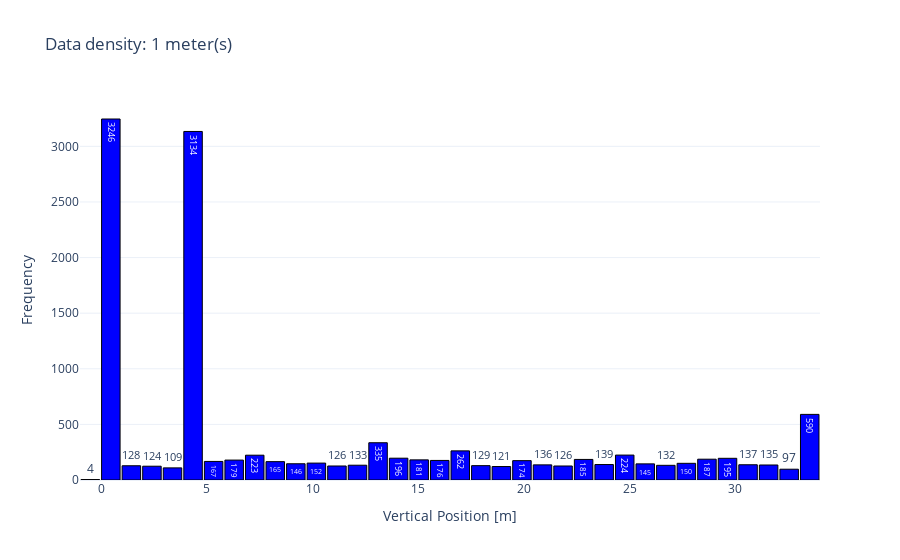

Here is the notebook cell this chart was saved with:
### Code cell
width = 1 # meters

initial_density = analysis.calculate_density(x_row, y_row, width)
plots.plot_histogram(initial_density, 
                    value_column='x_bin', 
                    weight_column='frequency',
                    x_axis_title='Vertical Position [m]',
                    y_axis_title='Frequency',
                    title=f'Data density: {width} meter(s)',
                    num_bins=len(initial_density)
                    )

### Figure 1 — Plotly figure (JSON) as saved in the notebook; plotly's stock layout.template omitted (floating-point values rounded to 4 significant figures)
{"data": [{"marker": {"color": "blue", "line": {"color": "black", "width": 1}}, "text": [4, 3246, 128, 124, 109, 3134, 167, 179, 223, 165, 146, 152, 126, 133, 335, 196, 181, 176, 262, 129, 121, 174, 136, 126, 185, 139, 224, 145, 132, 150, 187, 195, 137, 135, 97, 590], "textposition": "auto", "type": "bar", "x": [-0.5139, 0.4583, 1.431, 2.403, 3.375, 4.347, 5.319, 6.292, 7.264, 8.236, 9.208, 10.18, 11.15, 12.12, 13.1, 14.07, 15.04, 16.01, 16.99, 17.96, 18.93, 19.9, 20.88, 21.85, 22.82, 23.79, 24.76, 25.74, 26.71, 27.68, 28.65, 29.62, 30.6, 31.57, 32.54, 33.51], "y": [4, 3246, 128, 124, 109, 3134, 167, 179, 223, 165, 146, 152, 126, 133, 335, 196, 181, 176, 262, 129, 121, 174, 136, 126, 185, 139, 224, 145, 132, 150, 187, 195, 137, 135, 97, 590]}], "layout": {"bargap": 0.1, "title": {"text": "Data density: 1 meter(s)"}, "xaxis": {"title": {"text": "Vertical Position [m]"}}, "yaxis": {"title": {"text": "Frequency"}}}}
